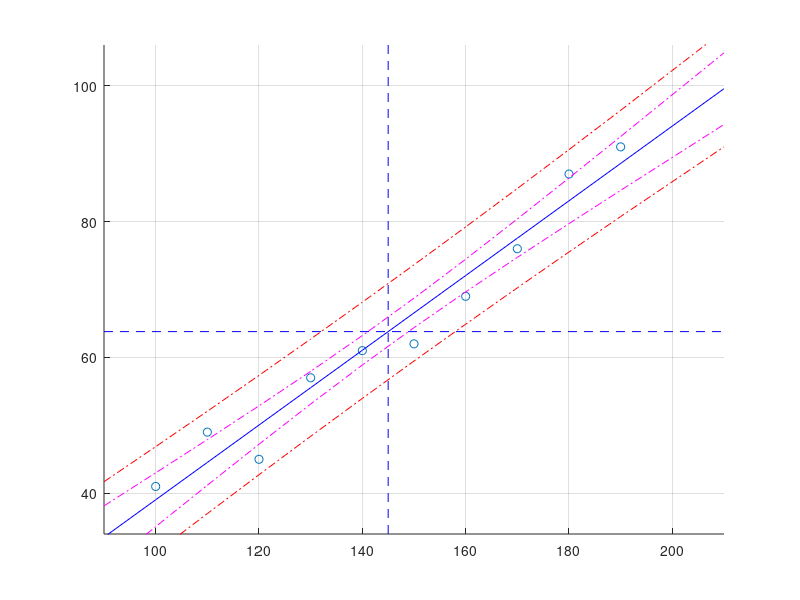

MATLAB code to generate this figure:
%% -------------------------------------------------------------------
%  Scatter plot
%  -------------------------------------------------------------------
clear;
clc;
format compact;

x = 100:10:190;
y = [41 49 45 57 61 62 69 76 87 91];

scatter(x,y,'b*')
grid on;

% add some margin to the plot
d = 0.1;
a = axis();
w = a(2)-a(1);
a(1) = a(1)-d*w;
a(2) = a(2)+d*w;
w = a(4)-a(3);
a(3) = a(3)-d*w;
a(4) = a(4)+d*w;
axis(a);

pause
%% -------------------------------------------------------------------
%  Line of best fit
%  -------------------------------------------------------------------
hold on

n = length(x)
x_bar = mean(x)
s_x = x*x' - n*x_bar^2
y_bar = mean(y)
s_xy = x*y' - n*x_bar*y_bar

B = s_xy/s_x
A = y_bar - B*x_bar

x = [a(1) x a(2)];
plot(x,A + B*x,'b')

pause
%% -------------------------------------------------------------------
%  Lines through mean values: x = x_bar, y = y_bar
%  -------------------------------------------------------------------
plot([x_bar, x_bar], [a(3), a(4)], 'b--');
plot([a(1), a(2)], [y_bar, y_bar], 'b--');

pause
%% -------------------------------------------------------------------
%  Confidence intervals for expected response values 
%  (mean values of response values) 
%  for confidence level 1-gamma
%  -------------------------------------------------------------------
gamma = 0.1;

s_y = y*y' - n*y_bar^2
s_R = (s_x*s_y - s_xy^2)/s_x

delta = sqrt(s_R*(s_x + n*(x-x_bar).^2)/(n*(n-2)*s_x))...
    * tinv(1-gamma/2,n-2);
plot(x,A + B*x + delta, '-. m')
plot(x,A + B*x - delta, '-. m')

pause
%% -------------------------------------------------------------------
%  Prediction intervals for response values 
%  for confidence level 1-gamma
%  -------------------------------------------------------------------
delta = sqrt(s_R*((n+1)*s_x + n*(x-x_bar).^2)/(n*(n-2)*s_x))...
    * tinv(1-gamma/2,n-2);
plot(x,A + B*x + delta, '-. r')
plot(x,A + B*x - delta, '-. r')
